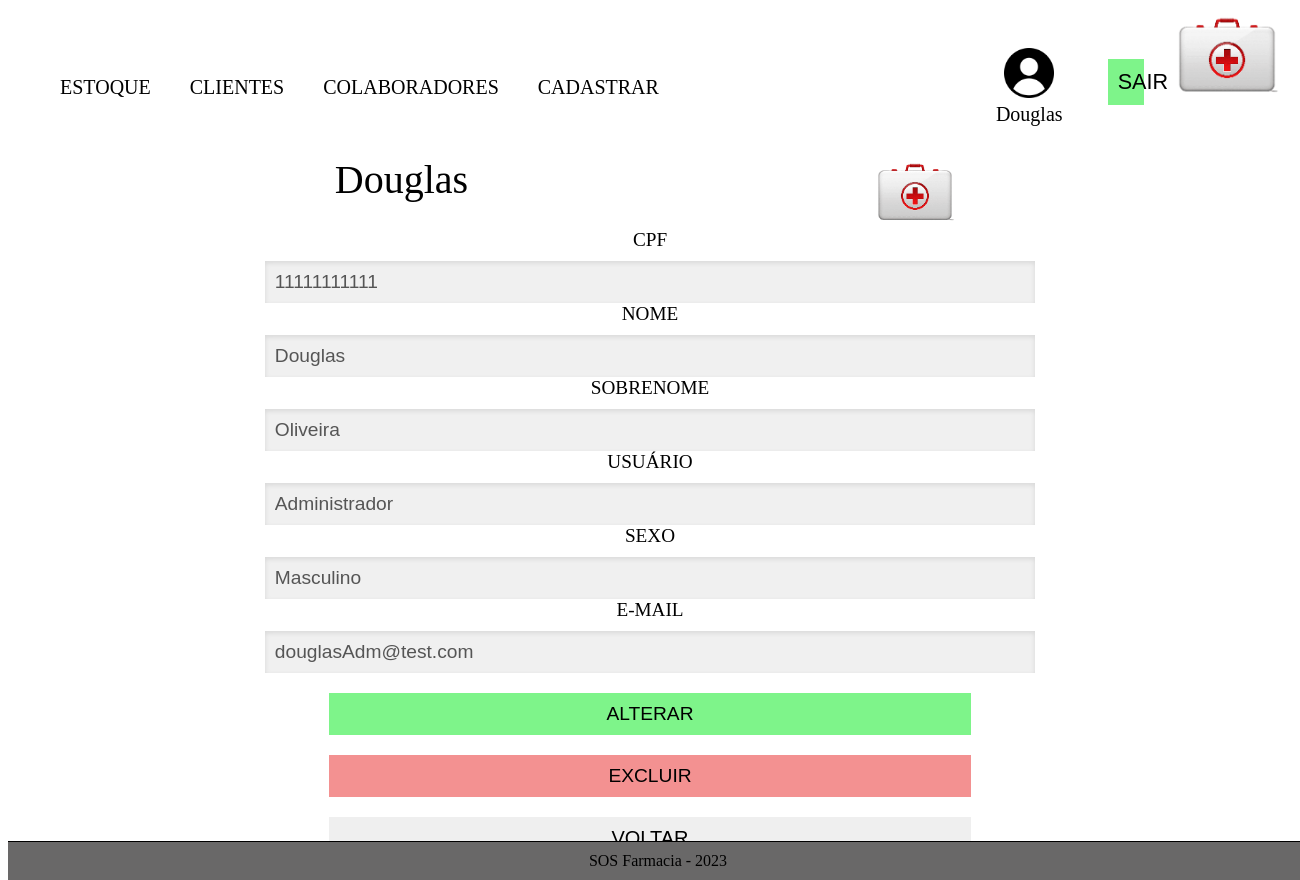
The page /tcc2.0/perfil.php (signed in) on the database its author committed.
### tables this page shows
CREATE TABLE IF NOT EXISTS `usuario`(
  `cpf` varchar(11) NOT NULL,
  `nome` varchar(20) NOT NULL,
  `sobrenome` varchar(20) NOT NULL,
  `telefone` varchar(11) NOT NULL,
  `estado` varchar(15) NOT NULL,
  `cidade` varchar(50) NOT NULL,
  `endereco` varchar(60) NOT NULL,
  `nivelAcess` varchar(15) NOT NULL,
  `sexo` varchar(10) NOT NULL,
  `email` varchar(50) NOT NULL,
  `senha` varchar(10) NOT NULL,
  PRIMARY KEY (`cpf`),
  UNIQUE KEY `senha` (`senha`)
);

### tcc2.0/perfil.php (the view, shortened to what this page needs)
<?php
if($_SESSION['nome'] == NULL){
session_start();
session_destroy();
header('location: index.php');
exit;
}else{
include_once "includes/head.php";
if($_SESSION['acesso'] == "Administrador"){
    include_once "includes/menu.php";
}else{
    include_once "includes/menuFarmaceutico.php";
}
?>
<?php
	include_once 'php_action/conexao_bd.php';
		$id = $_SESSION['cpf'];
		$sql = "SELECT * FROM usuario WHERE cpf = '$id'";
		$resultado = mysqli_query($connection,$sql);
		$dados = mysqli_fetch_array($resultado);
?>
<form action="php_action/alterar_cadastro.php" method="POST">
   <div class="topo">
   <h1><?php echo $dados['nome']; ?></h1><img src="img/logoTcc.png" alt="logo">
   </div>
  <div class="form-group">
    <label for="text">CPF</label>
    <input type="text" name = "cpf" value="<?php echo $dados['cpf']; ?>" required="">
  </div>
  <div class="form-group">
    <label for="text">NOME</label>
    <input type="text" name="nome" id="nome" value="<?php echo $dados['nome']; ?>" required="">
  </div>
  <div class="form-group">
    <label for="e-mil">SOBRENOME</label>
    <input  type="text" name="sobrenome" id="sobrenome" value="<?php echo $dados['sobrenome']; ?>" required="">
  </div>
  <div class="form-group">
    <label for="text">USUÁRIO</label>
    <input type="text" name="acesso" id="acesso" value="<?php echo $dados['nivelAcess']; ?>" required="">
  </div>
  <div class="form-group">
    <label for="text">SEXO</label>
    <input type="text" name="sexo" id="sexo" value="<?php echo $dados['sexo']; ?>" required="">
  </div>
  <div class="form-group">
    <label for="text">E-MAIL</label>
    <input type="text" name="email" id="email" value="<?php echo $dados['email']; ?>" required="">
  </div>
  <div class="form-group">
    <button type="submit" name="btnAltProd" class="login-button">ALTERAR</button>
    <button type="submit" name="btnExcluirProd" class="esqueci-button">EXCLUIR</button>
    <button type="submit" name="voltar" class="voltar-button"><a href="estoque.php">VOLTAR</a></button>
  </div>
</form>
<?php
include_once "includes/footer.php";
}
?>

### tcc2.0/style.css (style rules this page uses)
* { font-style: normal; font-weight:normal; }
a { text-align: center; font-size: 20px; color: black; font-weight:normal; font-style: normal; text-decoration: none; }
form { margin: o auto; }

### tcc2.0/perfil.php (style rules this page uses)
form { width: 100%; height: auto; border: 0px; }
.topo { width: 80%; display: flex; justify-content: center; margin: 0px auto; }
.topo h1 { font-size: 40px; display: block; margin: 0px auto; }
.topo img { width: 100px; display: block; margin: 0px auto; }
.form-group label { display: block; font-size: 1.2em; color: #000; margin-bottom: 10px; }
input[type="text"], input[type="email"], input[type="password"] { width: 60%; display: block; margin: 0px auto; box-sizing: border-box; padding: 10px; border: none; background-color: #f0f0f0; font-size: 1.2em; color: #555; box-shadow: inset 0px 2px 5px rgba(0, 0, 0, 0.1); transition: box-shadow 0.3s ease; }
label { text-align: center; color: #000; }
.login-button { background-color: #7EF48A; border: none; color: #000; cursor: pointer; font-size: 1.2em; padding: 10px; width: 50%; transition: background-color 0.3s ease; transition: 0.25s; display: block; margin: 20px auto; }
.esqueci-button { background-color: #F39191; border: none; color: #000; cursor: pointer; font-size: 1.2em; padding: 10px; width: 50%; transition: background-color 0.3s ease; transition: 0.25s; display: block; margin: 20px auto; }
.voltar-button { background-color: #; border: none; color: #000; cursor: pointer; font-size: 1.2em; padding: 10px; width: 50%; transition: background-color 0.3s ease; transition: 0.25s; display: block; margin: 20px auto; }

### rows shown on the page
usuario: nome "Douglas", cpf "11111111111", sobrenome "Oliveira", acesso "Administrador", sexo "Masculino", email "douglasAdm@test.com"

### other values the page prints
$_SESSION['nome'] "Douglas"
